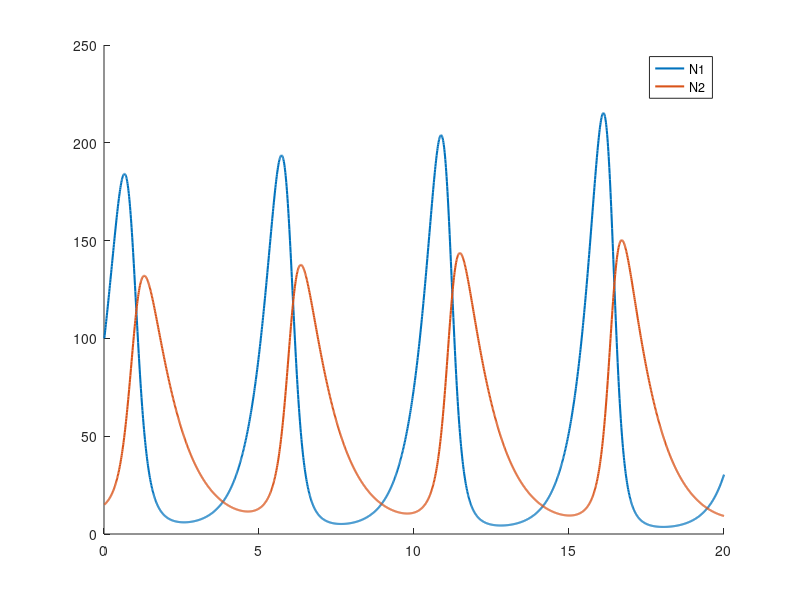

This chart was generated by the following MATLAB code: (Note: this script raises an error after producing the figure.)
%Andrew Sivaprakasam
%BME 695 | Numerical Methods
%Coding Assignment 3

%% Implement Euler's to solve Lotka Volterra Model:

%essentially derive an exact solution to the model based on previous
%iteration and hold that for the time dt. 

%helpful resource! https://services.math.duke.edu/education/ccp/materials/diffcalc/predprey/pred3.html

%obviously this estimate will be poor if dt is large!!

b_1 = 2; % prey birthrate
p_1 = 0.04; % prob that preys pop size will be reduced by predator
p_2 = 0.02; % prob that predator pop size will grow by prey
m_2 = 1.06; % mortality rate
N1_0 = 100; % prey pop size
N2_0 = 15;  % pred pop size

% Time parameters (years)
dt = 0.01;
tmin = 0; 
tmax = 20;

t = (tmin + dt):dt:tmax;

N1 = zeros(1,length(t));
N2 = zeros(1,length(t));

N1(1) = N1_0;
N2(1) = N2_0;

for i = 2:length(t)
    
    N1(i) = N1(i-1) + (b_1*N1(i-1)-p_1*N1(i-1)*(N2(i-1)))*dt;
    N2(i) = N2(i-1) + (p_2*N1(i-1)*(N2(i-1))-m_2*N2(i-1))*dt;

end

hold on 
plot(t,N1,'linewidth',1.5);
plot(t,N2,'linewidth',1.5);

legend('N1','N2');

%% Model Calibration:

%Simple calibration...since N1/N2 are fixed, vary p_1 and p_2 such that min
%square error is acheived.

params0 = [b_1,p_1,p_2,m_2];
obs_t = [17.2];
obs_N12 = [29.7;51.8];
inits = [N1_0,N2_0];

params = fminsearch(@(params)LVerr(obs_t, obs_N12, params, inits),params0);

%re-run Euler's with the matched parameters:
for i = 2:length(t)
    
    N1(i) = N1(i-1) + (params(1)*N1(i-1)-params(2)*N1(i-1)*(N2(i-1)))*dt;
    N2(i) = N2(i-1) + (params(3)*N1(i-1)*(N2(i-1))-params(4)*N2(i-1))*dt;

end

figure;
hold on 
plot(t,N1,'linewidth',1.5);
plot(t,N2,'linewidth',1.5);
legend('N1','N2');
hold off